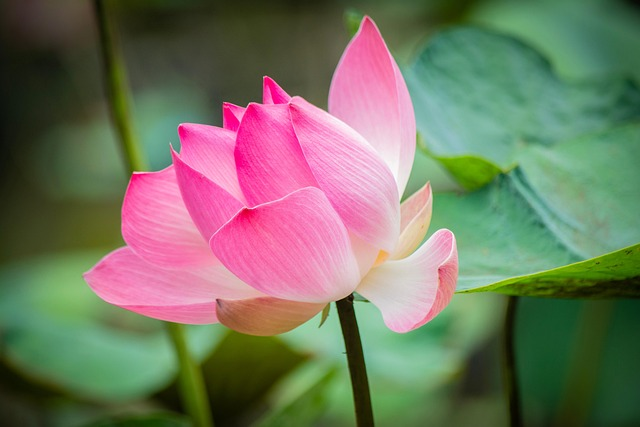
#> input picture 学习笔记/matplotlib学习/资料/荷花.jpg, 640 x 427 px
$ jupyter execute 'matplotlib19_积分.ipynb'
#> lines starting #> are read from the running program, lines starting #| are printed output that depends on the picture
[cell 1]
### 积分
import matplotlib.pyplot as plt
import numpy as np

def f(x):
    return 2*x**2 + 3*x + 4

n = 50
x = np.linspace(-5, 5, n+1)
y = f(x)

## 微元法
area = 0
for i in range(n):
    ## 梯型面积
    area += (y[i] + y[i+1]) * (x[i+1] - x[i]) / 2
print(area)

plt.figure()
plt.plot(x, y)

for i in range(n):
    plt.gca().add_patch(
        plt.Polygon(
            [(x[i], 0),
             (x[i], y[i]),
             (x[i + 1], y[i + 1]),
             (x[i + 1], 0)],
            fc = 'yellow',
            ec = 'dodgerblue',
            alpha = 0.5
        )
    )

plt.show()
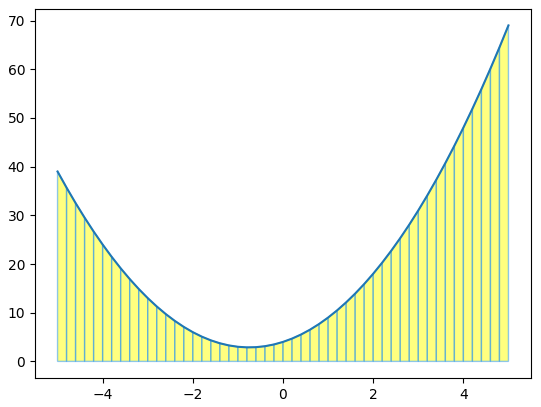
#> figure drawn by matplotlib, 1 panel; curve peaks at x = 5, y = 69

[cell 2]
import scipy.integrate as si
## 函数,积分上限,积分下限
area = si.quad(f, -5, 5)
## 返回的是 (积分值,误差)
print(area)

[cell 3]
### scipy的图像处理
## 高斯模糊,角度旋转,边缘识别

import scipy.ndimage as sn
import matplotlib.pyplot as plt
original = plt.imread('./资料/荷花.jpg')
#> original is the input picture: shape (427, 640, 3); mean R, G, B 116.1, 116.8, 97.4

## 高斯模糊
median = sn.median_filter(original, 10)
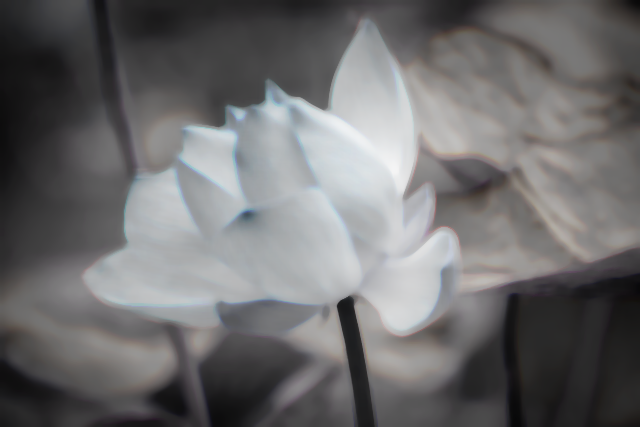
#> median: shape (427, 640, 3); mean R, G, B 109, 108.4, 109.3

## 角度旋转
rotate = sn.rotate(original, 45)
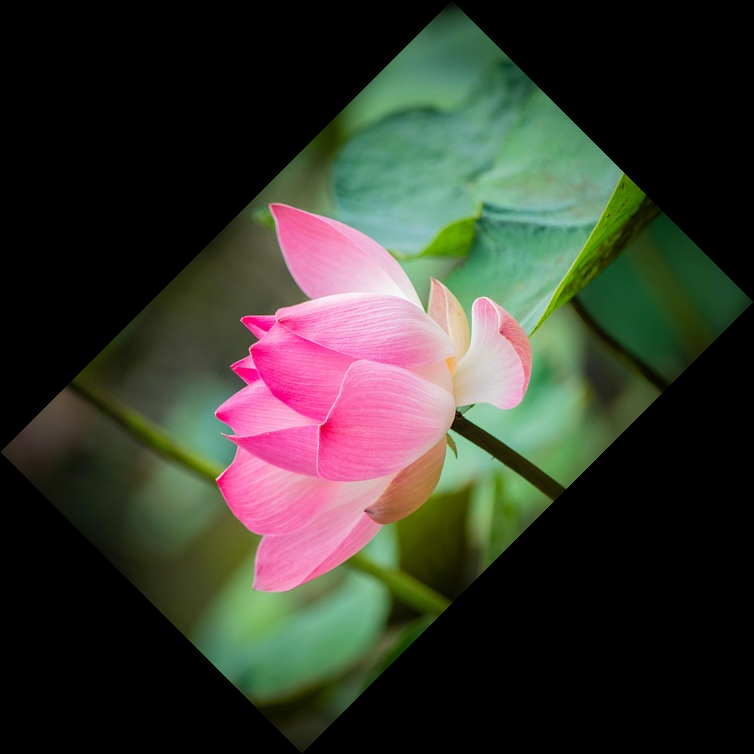
#> rotate: shape (754, 754, 3); mean R, G, B 55.7, 56, 46.7

## 边缘识别
prewitt = sn.prewitt(original)
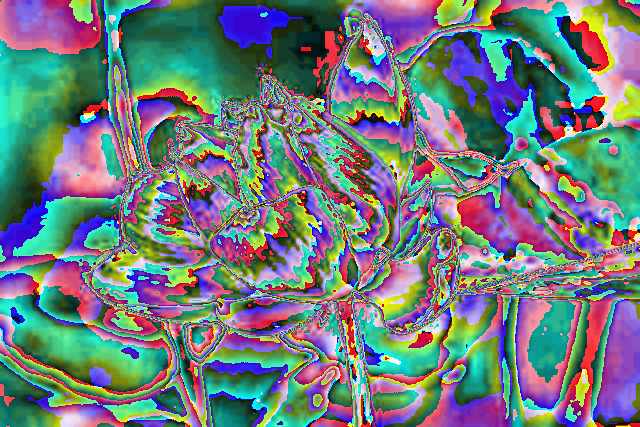
#> prewitt: shape (427, 640, 3); mean R, G, B 111.1, 123.4, 125.2

fig = plt.figure()
ax = fig.add_subplot(2, 2, 1)
ax.imshow(original)
ax.axis('off')

ax = fig.add_subplot(2, 2, 2)
ax.imshow(median)
ax.axis('off')

ax = fig.add_subplot(2, 2, 3)
ax.imshow(rotate)
ax.axis('off')

ax = fig.add_subplot(2, 2, 4)
ax.imshow(prewitt)
ax.axis('off')

plt.show()

$ run again, with 学习笔记/matplotlib学习/资料/百合花.jpg copied over 学习笔记/matplotlib学习/资料/荷花.jpg
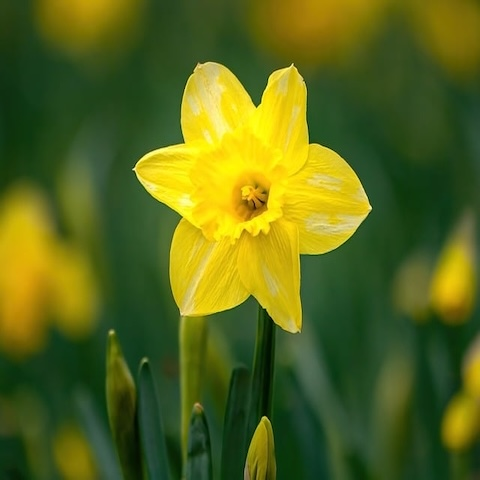
#> input picture 学习笔记/matplotlib学习/资料/百合花.jpg, 480 x 480 px
#> original is the input picture: shape (480, 480, 3); mean R, G, B 88.2, 102.5, 26.2
#> `rotate = sn.rotate(original, 45)`:
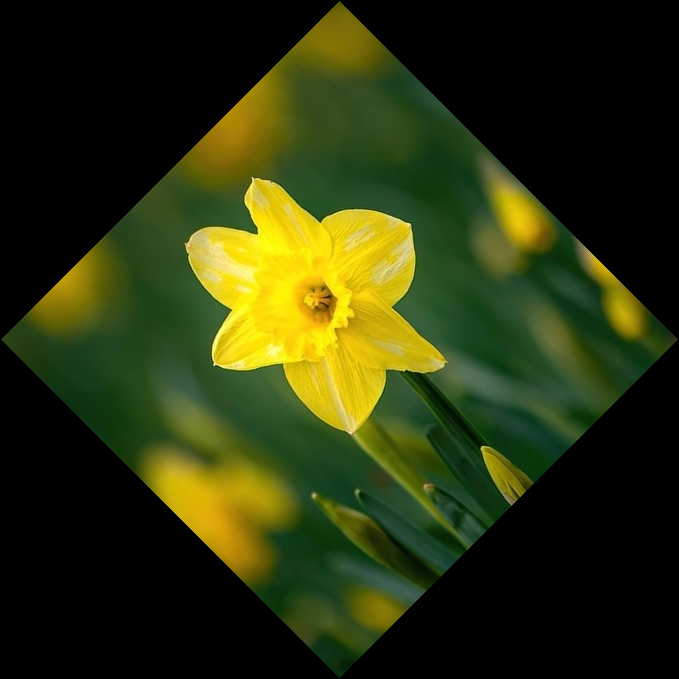
#> rotate: shape (679, 679, 3); mean R, G, B 43.9, 51, 13
#> `prewitt = sn.prewitt(original)`:
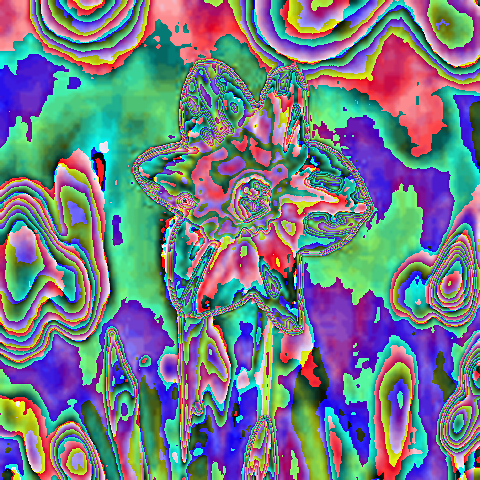
#> prewitt: shape (480, 480, 3); mean R, G, B 112.8, 123.9, 135.1
